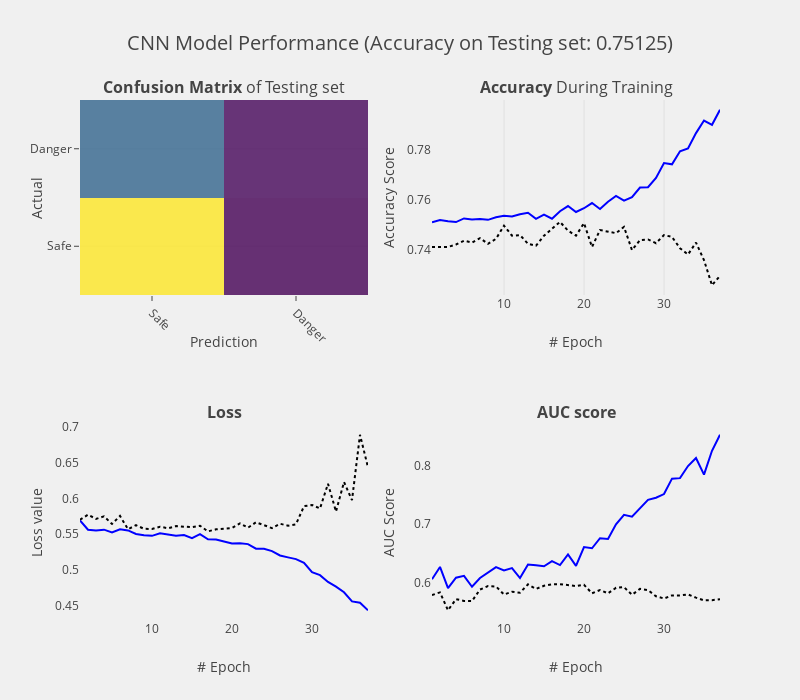

The cell this chart's notebook holds for it:
### Code cell
def plot_performance_report(y_true: np.ndarray, y_pred:np.ndarray,
                            history: keras.callbacks.History, 
                            callbacks_history: keras.callbacks.History, 
                            num_classes: int=2):
    """
    Function to plot the performance of the neural network model
    """
    conf_matrix = confusion_matrix(y_true, y_pred)
    _acc = history.history['acc']
    _val_acc = history.history['val_acc']
    _loss = history.history['loss']
    _val_loss = history.history['val_loss']
    _auc = callbacks_history.auc
    _val_auc = callbacks_history.auc_val
    _epo = list(range(len(_acc)))
    _epo = [x+1 for x in _epo]  # add 1 to simulate the real epoch numbers
    target_names = ['Safe', 'Danger']
    _acc_score = accuracy_score(y_true, y_pred)
    
    # Trace 1: plot confusion matrix
    trace1 = go.Heatmap(z=conf_matrix,
                        x=target_names,
                        y=target_names,
                        showscale=False,
                        colorscale='Viridis',
                        name="Confusion Matrix",
                        opacity=.8
                       )
    
    trace2 = go.Scatter(x=_epo,
                        y=_acc,
                        name="Train Acc",
                        line=dict(color='blue',
                                  width=2
                                 )
                       )
    
    trace3 = go.Scatter(x=_epo,
                        y=_val_acc,
                        name="Val Acc",
                        line=dict(color='black',
                                  width=2,
                                  dash='dot'
                                 )
                       )
    
    trace4 = go.Scatter(x=_epo, 
                        y=_loss,
                        name='Train Loss',
                        line=dict(color='blue',
                                  width=2)
                       )
    
    trace5 = go.Scatter(x=_epo,
                        y=_val_loss,
                        name='Val Loss',
                        line=dict(color='black',
                                  width=2,
                                  dash='dot')
                       )
    
    trace6 = go.Scatter(x=_epo, 
                        y=_auc,
                        name='Train AUC',
                        line=dict(color='blue',
                                  width=2)
                       )
    
    trace7 = go.Scatter(x=_epo,
                        y=_val_auc,
                        name='Val AUC',
                        line=dict(color='black',
                                  width=2,
                                  dash='dot')
                       )
    
    # create subplots
    fig = tls.make_subplots(rows=2, cols=2, 
                            specs=[[{}, {}], 
                                   [{}, {}]],
                            subplot_titles=('<b>Confusion Matrix</b> of Testing set',
                                            '<b>Accuracy</b> During Training',
                                            '<b>Loss</b>',
                                            '<b>AUC score</b>'
                                           )
                           )
    
    fig.append_trace(trace1, 1, 1)
    fig.append_trace(trace2, 1, 2)
    fig.append_trace(trace3, 1, 2)
    fig.append_trace(trace4, 2, 1)
    fig.append_trace(trace5, 2, 1)
    fig.append_trace(trace6, 2, 2)
    fig.append_trace(trace7, 2, 2)
    
    fig['layout'].update(showlegend = False, 
                         title = "CNN Model Performance (Accuracy on Testing set: %s)" % _acc_score,
                         autosize = False,
                         height = 700,
                         width = 800,
                         plot_bgcolor = 'rgba(240, 240, 240, 0.95)',
                         paper_bgcolor = 'rgba(240, 240, 240, 0.95)'
                        )
    fig['layout']['xaxis1'].update(dict(title="Prediction"),
                                   tickangle=45,
                                   showgrid=False)
    fig['layout']['yaxis1'].update(dict(title="Actual"))
    fig['layout']['xaxis2'].update(dict(title="# Epoch"),
                                   showgrid=True)
    fig['layout']['yaxis2'].update(dict(title="Accuracy Score"),
                                   showgrid=False)
    fig['layout']['xaxis3'].update(dict(title="# Epoch"),
                                   showgrid=False)
    fig['layout']['yaxis3'].update(dict(title="Loss value"),
                                   zeroline=True,
                                   showgrid=False
                                  )
    fig['layout']['xaxis4'].update(dict(title="# Epoch"),
                                   showgrid=False)
    fig['layout']['yaxis4'].update(dict(title="AUC Score"),
                                   zeroline=True,
                                   showgrid=False
                                  )
    
    fig.layout.titlefont.size = 20
    py.iplot(fig)
    

plot_performance_report(y_test, y_pred, hist, auc_loss_hist, 2)

### Figure 1 — Plotly figure (JSON) as saved in the notebook; plotly's stock layout.template omitted (floating-point values rounded to 4 significant figures)
{"data": [{"colorscale": "Viridis", "name": "Confusion Matrix", "opacity": 0.8, "showscale": false, "type": "heatmap", "uid": "a0e5abe5-89dd-4003-a8f9-ce68df50fdf0", "x": ["Safe", "Danger"], "xaxis": "x", "y": ["Safe", "Danger"], "yaxis": "y", "z": [[2938, 27], [968, 67]]}, {"line": {"color": "blue", "width": 2}, "name": "Train Acc", "type": "scatter", "uid": "9b44f86f-2d66-4817-9f44-e2a2aa1db657", "x": [1, 2, 3, 4, 5, 6, 7, 8, 9, 10, 11, 12, 13, 14, 15, 16, 17, 18, 19, 20, 21, 22, 23, 24, 25, 26, 27, 28, 29, 30, 31, 32, 33, 34, 35, 36, 37], "xaxis": "x2", "y": [0.7511, 0.752, 0.7515, 0.7512, 0.7526, 0.7523, 0.7524, 0.7521, 0.7531, 0.7537, 0.7534, 0.7543, 0.7549, 0.7524, 0.7541, 0.7525, 0.7555, 0.7576, 0.7552, 0.7567, 0.7588, 0.7564, 0.7593, 0.7616, 0.7597, 0.7611, 0.7649, 0.7651, 0.7688, 0.7747, 0.7742, 0.7794, 0.7805, 0.7866, 0.7916, 0.7899, 0.7959], "yaxis": "y2"}, {"line": {"color": "black", "dash": "dot", "width": 2}, "name": "Val Acc", "type": "scatter", "uid": "ba5f4a10-f65a-486d-b776-e3de58f46364", "x": [1, 2, 3, 4, 5, 6, 7, 8, 9, 10, 11, 12, 13, 14, 15, 16, 17, 18, 19, 20, 21, 22, 23, 24, 25, 26, 27, 28, 29, 30, 31, 32, 33, 34, 35, 36, 37], "xaxis": "x2", "y": [0.7412, 0.7412, 0.7412, 0.7423, 0.7437, 0.743, 0.7448, 0.7425, 0.7445, 0.7498, 0.7458, 0.746, 0.7425, 0.7418, 0.7458, 0.7485, 0.7513, 0.7477, 0.7458, 0.7508, 0.7412, 0.748, 0.7473, 0.7467, 0.7492, 0.74, 0.744, 0.7442, 0.7427, 0.746, 0.7452, 0.7408, 0.7383, 0.743, 0.736, 0.726, 0.7297], "yaxis": "y2"}, {"line": {"color": "blue", "width": 2}, "name": "Train Loss", "type": "scatter", "uid": "be121bb9-c6f0-434f-a464-904ce9c1dd1f", "x": [1, 2, 3, 4, 5, 6, 7, 8, 9, 10, 11, 12, 13, 14, 15, 16, 17, 18, 19, 20, 21, 22, 23, 24, 25, 26, 27, 28, 29, 30, 31, 32, 33, 34, 35, 36, 37], "xaxis": "x3", "y": [0.5692, 0.5564, 0.5554, 0.5564, 0.5524, 0.557, 0.5554, 0.5505, 0.5488, 0.5478, 0.5515, 0.5499, 0.5479, 0.5488, 0.5446, 0.5502, 0.5431, 0.5429, 0.5404, 0.5372, 0.5375, 0.5363, 0.5299, 0.53, 0.5266, 0.5205, 0.5179, 0.5155, 0.5102, 0.4972, 0.4933, 0.4838, 0.4772, 0.4694, 0.4567, 0.4549, 0.4444], "yaxis": "y3"}, {"line": {"color": "black", "dash": "dot", "width": 2}, "name": "Val Loss", "type": "scatter", "uid": "54626d25-f2b4-4505-8828-1b4aa68e01d3", "x": [1, 2, 3, 4, 5, 6, 7, 8, 9, 10, 11, 12, 13, 14, 15, 16, 17, 18, 19, 20, 21, 22, 23, 24, 25, 26, 27, 28, 29, 30, 31, 32, 33, 34, 35, 36, 37], "xaxis": "x3", "y": [0.5702, 0.5772, 0.5714, 0.5749, 0.5644, 0.5755, 0.557, 0.5626, 0.5576, 0.5573, 0.5605, 0.5584, 0.5613, 0.5607, 0.5599, 0.5618, 0.554, 0.5568, 0.5577, 0.5586, 0.565, 0.5592, 0.5666, 0.5627, 0.5586, 0.5646, 0.5619, 0.5639, 0.589, 0.5908, 0.5858, 0.6202, 0.5816, 0.6226, 0.5973, 0.6883, 0.643], "yaxis": "y3"}, {"line": {"color": "blue", "width": 2}, "name": "Train AUC", "type": "scatter", "uid": "b9d974e3-c3fa-4d9c-a615-ce363b874f1e", "x": [1, 2, 3, 4, 5, 6, 7, 8, 9, 10, 11, 12, 13, 14, 15, 16, 17, 18, 19, 20, 21, 22, 23, 24, 25, 26, 27, 28, 29, 30, 31, 32, 33, 34, 35, 36, 37], "xaxis": "x4", "y": [0.6052, 0.6265, 0.59, 0.6079, 0.6112, 0.5924, 0.6074, 0.6165, 0.6262, 0.6205, 0.6245, 0.6073, 0.6306, 0.6292, 0.6277, 0.6366, 0.6297, 0.6479, 0.6284, 0.6607, 0.6586, 0.6759, 0.6748, 0.6998, 0.7162, 0.7129, 0.7274, 0.742, 0.7455, 0.7519, 0.7784, 0.7793, 0.8001, 0.814, 0.7853, 0.8264, 0.854], "yaxis": "y4"}, {"line": {"color": "black", "dash": "dot", "width": 2}, "name": "Val AUC", "type": "scatter", "uid": "9eea7106-cdf1-4910-9df2-f97399d10ed0", "x": [1, 2, 3, 4, 5, 6, 7, 8, 9, 10, 11, 12, 13, 14, 15, 16, 17, 18, 19, 20, 21, 22, 23, 24, 25, 26, 27, 28, 29, 30, 31, 32, 33, 34, 35, 36, 37], "xaxis": "x4", "y": [0.5779, 0.5827, 0.5519, 0.571, 0.568, 0.5678, 0.5875, 0.5935, 0.5929, 0.579, 0.5837, 0.5822, 0.5965, 0.5887, 0.594, 0.5965, 0.5968, 0.5955, 0.5936, 0.5958, 0.5811, 0.5867, 0.581, 0.5905, 0.5918, 0.5785, 0.5887, 0.5866, 0.5761, 0.5721, 0.5775, 0.5774, 0.5792, 0.5736, 0.5689, 0.5692, 0.571], "yaxis": "y4"}], "layout": {"annotations": [{"font": {"size": 16}, "showarrow": false, "text": "<b>Confusion Matrix</b> of Testing set", "x": 0.225, "xanchor": "center", "xref": "paper", "y": 1, "yanchor": "bottom", "yref": "paper"}, {"font": {"size": 16}, "showarrow": false, "text": "<b>Accuracy</b> During Training", "x": 0.775, "xanchor": "center", "xref": "paper", "y": 1, "yanchor": "bottom", "yref": "paper"}, {"font": {"size": 16}, "showarrow": false, "text": "<b>Loss</b>", "x": 0.225, "xanchor": "center", "xref": "paper", "y": 0.375, "yanchor": "bottom", "yref": "paper"}, {"font": {"size": 16}, "showarrow": false, "text": "<b>AUC score</b>", "x": 0.775, "xanchor": "center", "xref": "paper", "y": 0.375, "yanchor": "bottom", "yref": "paper"}], "autosize": false, "height": 700, "paper_bgcolor": "rgba(240, 240, 240, 0.95)", "plot_bgcolor": "rgba(240, 240, 240, 0.95)", "showlegend": false, "title": {"font": {"size": 20}, "text": "CNN Model Performance (Accuracy on Testing set: 0.75125)"}, "width": 800, "xaxis": {"anchor": "y", "domain": [0, 0.45], "showgrid": false, "tickangle": 45, "title": {"text": "Prediction"}}, "xaxis2": {"anchor": "y2", "domain": [0.55, 1], "showgrid": true, "title": {"text": "# Epoch"}}, "xaxis3": {"anchor": "y3", "domain": [0, 0.45], "showgrid": false, "title": {"text": "# Epoch"}}, "xaxis4": {"anchor": "y4", "domain": [0.55, 1], "showgrid": false, "title": {"text": "# Epoch"}}, "yaxis": {"anchor": "x", "domain": [0.625, 1], "title": {"text": "Actual"}}, "yaxis2": {"anchor": "x2", "domain": [0.625, 1], "showgrid": false, "title": {"text": "Accuracy Score"}}, "yaxis3": {"anchor": "x3", "domain": [0, 0.375], "showgrid": false, "title": {"text": "Loss value"}, "zeroline": true}, "yaxis4": {"anchor": "x4", "domain": [0, 0.375], "showgrid": false, "title": {"text": "AUC Score"}, "zeroline": true}}}
